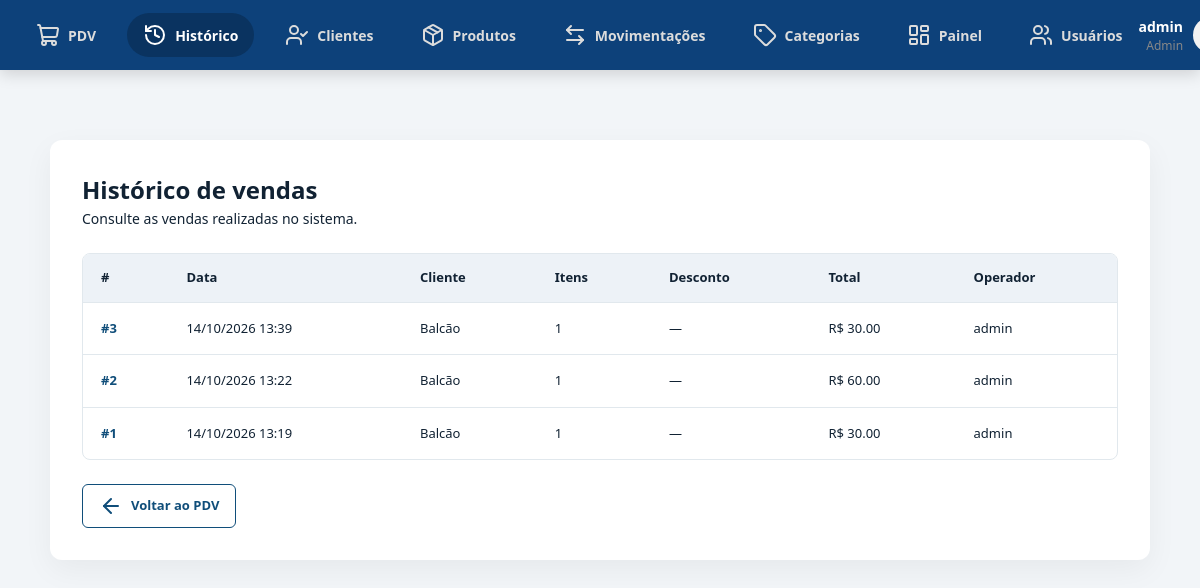
Before: /pdv/historico (signed in) with the older database file.
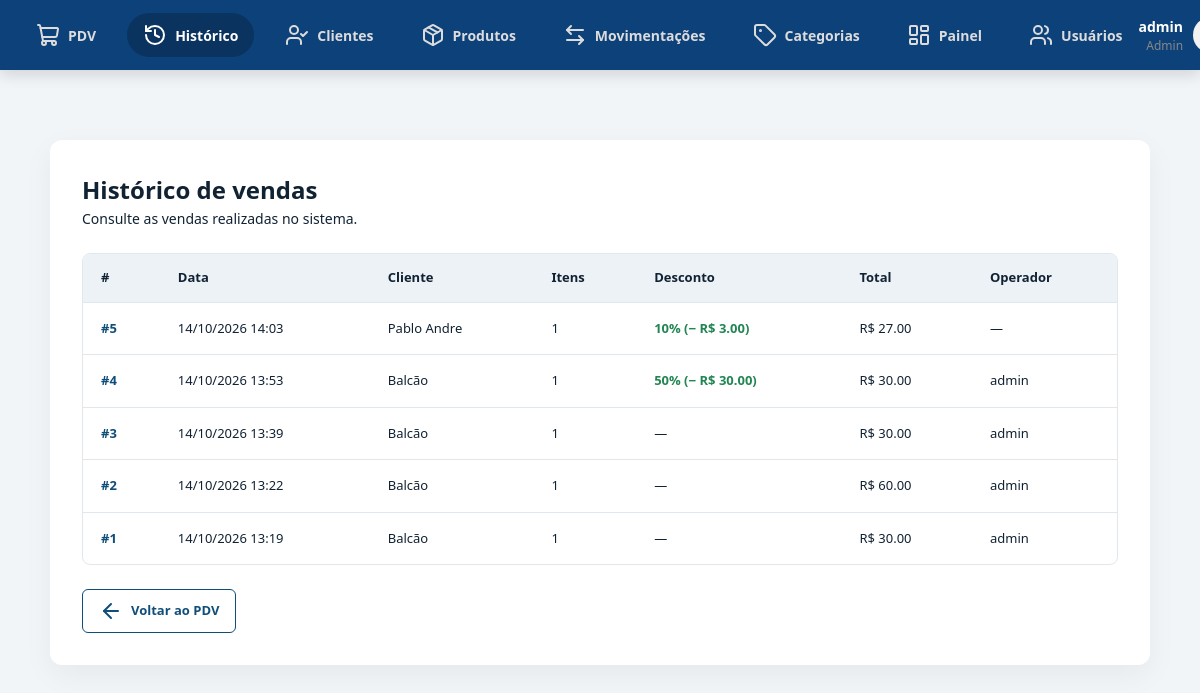
After: the same page with the newer database file.
### app/models/venda.py (models this page shows, shortened)
class Venda(Base):
    __tablename__ = "vendas"
    id = Column(Integer, primary_key=True, index=True)
    cliente_id = Column(
        Integer,
        ForeignKey("clientes.id", ondelete="SET NULL"),
        nullable=True
    )
    usuario_id = Column(
        Integer,
        ForeignKey("usuarios.id", ondelete="SET NULL"),
        nullable=True
    )
    desconto_percentual = Column(
        Float,
        nullable=False,
        default=0.0
    )
    total_bruto = Column(
        Float,
        nullable=False,
        default=0.0
    )
    total_liquido = Column(
        Float,
        nullable=False,
        default=0.0
    )
    forma_pagamento_1 = Column(
        String(30),
        nullable=True
    )
    valor_pagamento_1 = Column(
        Float,
        nullable=False,
        default=0.0
    )
    forma_pagamento_2 = Column(
        String(30),
        nullable=True
    )
    valor_pagamento_2 = Column(
        Float,
        nullable=False,
        default=0.0
    )
    observacao = Column(
        String(255),
        nullable=True
    )
    criado_em = Column(
        DateTime,
        server_default=func.now()
    )
    cliente = relationship(
        "Cliente",
        back_populates="vendas"
    )
    usuario = relationship(
        "Usuario",
        backref="vendas"
    )
    itens = relationship(
        "ItemVenda",
        back_populates="venda",
        cascade="all, delete-orphan"
    )

### app/models/usuarios.py (models this page shows)
class Usuario(Base):
    __tablename__ = "usuarios"
    id = Column(Integer, primary_key=True, autoincrement=True)
    nome = Column(String(100), nullable=False)
    email = Column(String(150), unique=True, nullable=False)
    senha_hash = Column(String(255), nullable=False)
    role = Column(String(20), nullable=False, default="operador")
    ativo = Column(Boolean, default=True)
    criando_em = Column(DateTime, server_default=func.now())

### app/models/cliente.py (models this page shows, shortened)
class Cliente(Base):
    __tablename__ = "clientes"
    id         = Column(Integer, primary_key=True, index=True)
    nome       = Column(String(150), nullable=False, index=True)
    matricula  = Column(String(50), nullable=True, unique=True)
    telefone   = Column(String(20), nullable=True)
    is_associado = Column(Boolean, default=False, nullable=False)
    ativo      = Column(Boolean, default=True)
    criado_em  = Column(DateTime, server_default=func.now())
    vendas = relationship("Venda", back_populates="cliente")

### app/controllers/pdv_controller.py (the view)
@router.get("/historico", response_class=HTMLResponse)
def historico_vendas(
    request: Request,
    db: Session = Depends(get_db),
    usuario=Depends(get_usuario_logado),
):
    vendas = (
        db.query(Venda)
        .options(joinedload(Venda.cliente))
        .order_by(Venda.criado_em.desc())
        .all()
    )
    return templates.TemplateResponse(
        request=request,
        name="pdv/historico.html",
        context={
            "request": request,
            "usuario": usuario,
            "vendas": vendas,
        },
    )

### app/templates/pdv/historico.html (shortened to what this page needs)
{% extends "base.html" %}
{% block extra_css %}
<link rel="stylesheet" href="/static/hist_vendas.css">
{% endblock %}
{% block content %}
<div class="container historico-container">
    <div class="header-top">
        <div>
            <h1>Histórico de vendas</h1>
            <p>Consulte as vendas realizadas no sistema.</p>
        </div>
    </div>
    <div class="tabela-wrapper">
        <table>
            <thead>
                <tr>
                    <th>#</th>
                    <th>Data</th>
                    <th>Cliente</th>
                    <th>Itens</th>
                    <th>Desconto</th>
                    <th>Total</th>
                    <th>Operador</th>
                </tr>
            </thead>
            <tbody>
                {% for v in vendas %}
                <tr>
                    <td>
                        <a href="/pdv/venda/{{ v.id }}" class="venda-link">
                            #{{ v.id }}
                        </a>
                    </td>
                    <td>
                        {{ v.criado_em.strftime('%d/%m/%Y %H:%M') }}
                    </td>
                    <td>
                        {{ v.cliente.nome if v.cliente else "Balcão" }}
                    </td>
                    <td>{{ v.itens | length }}</td>
                    <td>
                        {% if v.desconto_percentual > 0 %}
                            <span class="desconto">
                                {{ v.desconto_percentual|int }}%
                                (− R$ {{ "%.2f"|format(v.desconto_valor) }})
                            </span>
                        {% else %}
                            —
                        {% endif %}
                    </td>
                    <td class="valor-total">
                        R$ {{ "%.2f"|format(v.total_liquido) }}
                    </td>
                    <td>
                        {{ v.usuario.nome if v.usuario else "—" }}
                    </td>
                </tr>
                {% endfor %}
            </tbody>
        </table>
    </div>
    <div class="acoes-historico">
        <a href="/pdv" class="btn-secondary">
            <i data-lucide="arrow-left"></i>
            <span>Voltar ao PDV</span>
        </a>
    </div>
</div>
{% endblock %}

### app/templates/base.html (shortened to what this page needs)
<!DOCTYPE html>
<html lang="pt-br">
<head>
    <link rel="stylesheet" href="/static/style.css">
    {% block extra_css %}{% endblock %}
</head>
<body>
    <header class="main-header">
        <nav class="main-nav">
            <a href="/pdv" class="nav-item {% if request.url.path == '/' or request.url.path == '/pdv' %}active{% endif %}">
                <i data-lucide="shopping-cart"></i>
                <span>PDV</span>
            </a>
            <a href="/pdv/historico" class="nav-item {% if '/pdv/historico' in request.url.path %}active{% endif %}">
                <i data-lucide="history"></i>
                <span>Histórico</span>
            </a>
            {% if usuario and usuario.role == 'admin' %}
            <a href="/clientes" class="nav-item {% if '/clientes' in request.url.path %}active{% endif %}">
                <i data-lucide="user-check"></i>
                <span>Clientes</span>
            </a>
            <a href="/produtos" class="nav-item {% if '/produtos' in request.url.path %}active{% endif %}">
                <i data-lucide="package"></i>
                <span>Produtos</span>
            </a>
            <a href="/movimentacoes" class="nav-item {% if '/movimentacoes' in request.url.path %}active{% endif %}">
                <i data-lucide="arrow-left-right"></i>
                <span>Movimentações</span>
            </a>
            <a href="/categorias" class="nav-item {% if '/categorias' in request.url.path %}active{% endif %}">
                <i data-lucide="tag"></i>
                <span>Categorias</span>
            </a>
            <a href="/painel" class="nav-item {% if '/painel' in request.url.path %}active{% endif %}">
                <i data-lucide="layout-dashboard"></i>
                <span>Painel</span>
            </a>
            <a href="/usuarios" class="nav-item {% if '/usuarios' in request.url.path %}active{% endif %}">
                <i data-lucide="users"></i>
                <span>Usuários</span>
            </a>
            {% endif %}
        </nav>
        <div class="header-right">
            <div class="user-profile">
                <div class="user-info">
                    <span class="user-name">{{ usuario.nome if usuario else 'Administrador' }}</span>
                    <span class="user-role">{{ usuario.role|capitalize if usuario else 'Admin' }}</span>
                </div>
                <div class="user-avatar">
                </div>
            </div>
        </div>
    </header>
    <main class="page-container">
        {% block content %}
        {% endblock %}
    </main>
</body>
</html>

### app/static/style.css (style rules this page uses)
* { margin: 0; padding: 0; box-sizing: border-box; font-family: 'Segoe UI', Tahoma, Geneva, Verdana, sans-serif; }
body, html { width: 100%; height: 100%; background-color: #e5e5e5; }
.main-header { background-color: #0d417a; width: 100%; height: 70px; position: fixed; top: 0; left: 0; z-index: 1000; display: flex; justify-content: space-between; align-items: center; padding: 0 20px; box-shadow: 0 4px 15px rgba(0, 0, 0, 0.15); }
.main-nav { display: flex; gap: 15px; align-items: center; }
.nav-item { color: #dcdcdc; text-decoration: none; display: flex; align-items: center; gap: 8px; font-size: 14px; font-weight: 600; padding: 10px 16px; border-radius: 25px; transition: background-color 0.2s, color 0.2s, transform 0.1s; }
.nav-item:hover, .nav-item.active { background-color: #0a3360; color: #ffffff; }
.header-right { display: flex; align-items: center; gap: 20px; width: 150px; justify-content: flex-end; }
.user-profile { display: flex; align-items: center; gap: 10px; }
.user-info { display: flex; flex-direction: column; text-align: right; }
.user-name { color: #ffffff; font-weight: 700; font-size: 14px; }
.user-role { color: #888888; font-size: 12px; }
.user-avatar { background-color: #f2f2f2; color: #0d417a; width: 36px; height: 36px; border-radius: 50%; display: flex; justify-content: center; align-items: center; font-weight: 800; font-size: 16px; }
.page-container { margin-top: 70px; padding: 30px; height: calc(100vh - 70px); overflow-y: auto; }

### app/static/hist_vendas.css (style rules this page uses)
:root { --azul-principal: #104e7a; --azul-hover: #0c3d61; --azul-claro: #f0f4f8; --fundo: #f2f5f8; --branco: #ffffff; --texto: #112233; --texto-suave: #8395a7; --borda: #e1e8ed; --verde: #218653; --fundo-header-tabela: #edf2f7; --sombra: 0 10px 30px rgba(0, 0, 0, 0.05); }
* { box-sizing: border-box; }
body { margin: 0; padding: 40px 20px; background: var(--fundo); color: var(--texto); font-family: Inter, "Segoe UI", Roboto, Arial, sans-serif; font-size: 14px; line-height: 1.5; }
.container { max-width: 1100px; margin: 0 auto; padding: 32px; background: var(--branco); border-radius: 12px; box-shadow: var(--sombra); }
.header-top { margin-bottom: 24px; }
h1 { margin: 0; color: var(--texto); font-size: 24px; font-weight: 700; }
table { width: 100%; border: 1px solid var(--borda); border-collapse: separate; border-spacing: 0; border-radius: 8px; overflow: hidden; background: var(--branco); margin-bottom: 24px; }
thead { background: var(--fundo-header-tabela); }
th { padding: 14px 18px; border: 0; color: var(--texto); font-size: 13px; font-weight: 700; text-align: left; white-space: nowrap; }
td { padding: 16px 18px; border: 0; border-top: 1px solid var(--borda); color: var(--texto); font-size: 13px; vertical-align: middle; }
td a { color: var(--azul-principal); font-weight: 700; text-decoration: none; }
td span { color: var(--verde); font-weight: 600; }
.btn-secondary { display: inline-flex; align-items: center; gap: 8px; padding: 9px 16px; border: 1px solid var(--azul-principal); border-radius: 6px; background: var(--branco); color: var(--azul-principal); font-size: 13px; font-weight: 600; text-decoration: none; transition: background 0.18s ease, color 0.18s ease; }

Changed rows visible on the page:
added Venda: id "5", criado_em "14/10/2026 14:03", cliente "Pablo Andre", itens|length "1", desconto_percentual "10", desconto_valor "3.00", total_liquido "27.00", usuario "—"
added Venda: id "4", criado_em "14/10/2026 13:53", cliente "Balcão", itens|length "1", desconto_percentual "50", desconto_valor "30.00", total_liquido "30.00", usuario "admin"
